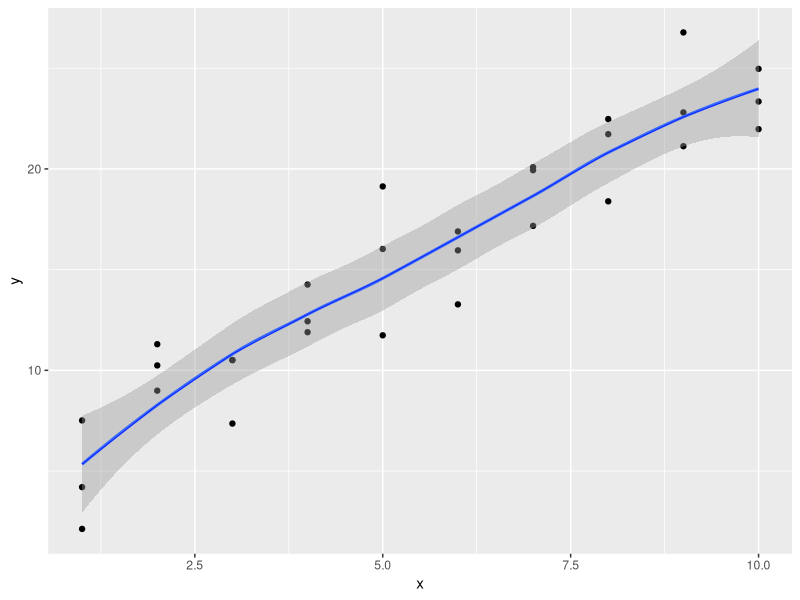
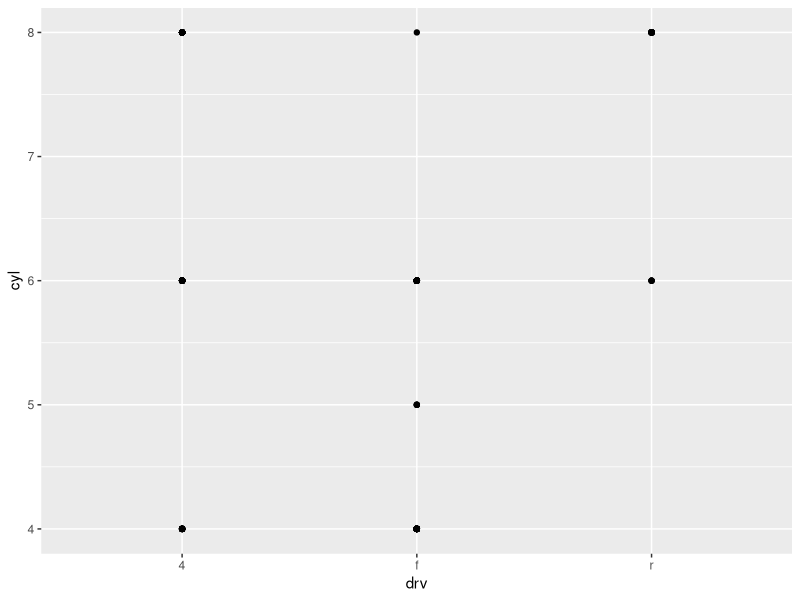
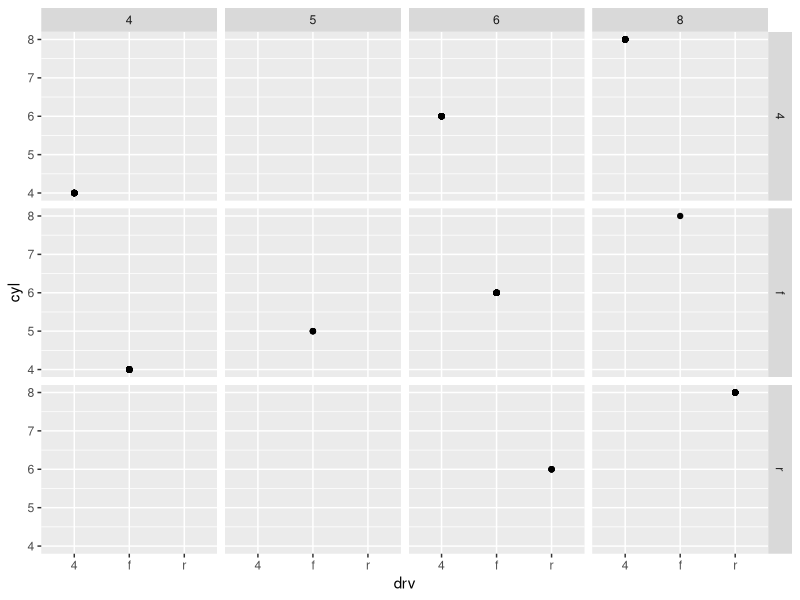
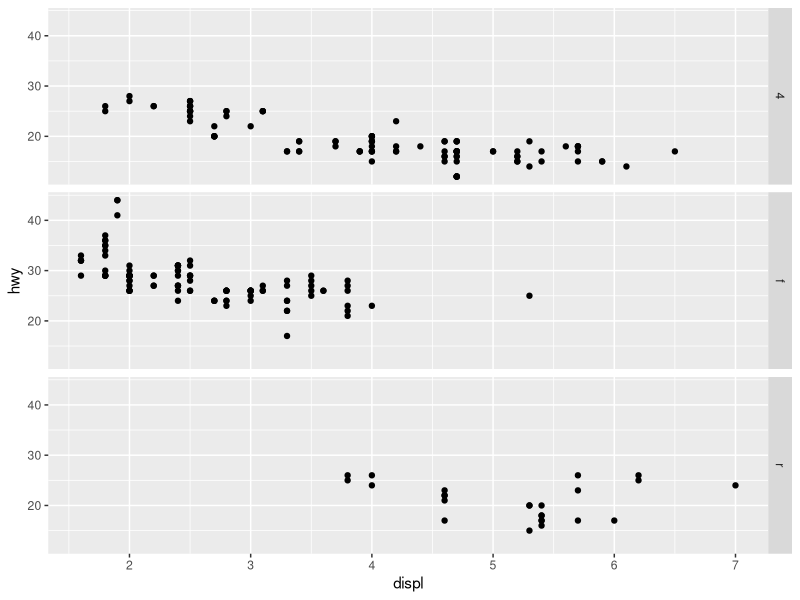
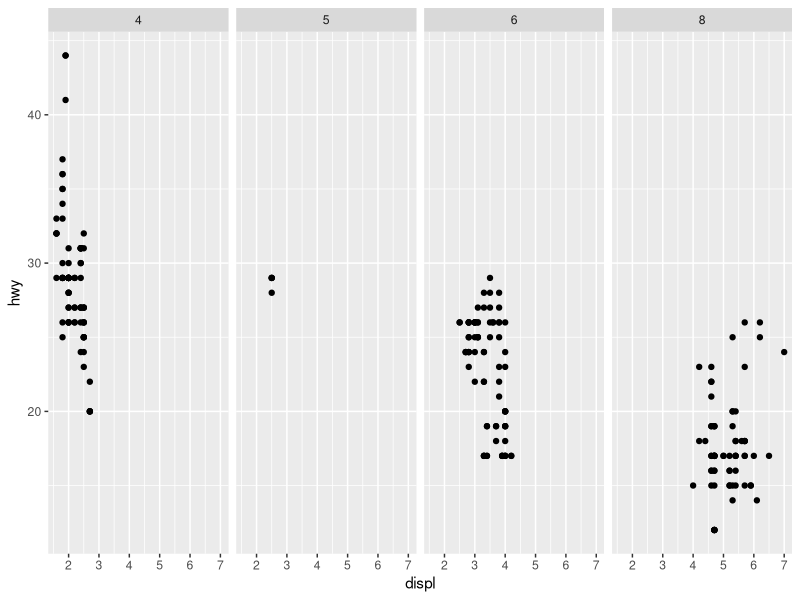

Write the R code that produced these figures, in order.
## ---- chunk 1
library(tidyverse)
library(modelr)
options(na.action = na.warn)
## ---- chunk 2
grid <- sim1 %>% data_grid(x) 
grid
## ---- chunk 3
sim1_mod_loess <- loess(y ~ x, data=sim1)
grid <- sim1 %>% data_grid(x) %>% add_predictions(sim1_mod_loess) 

ggplot(sim1, aes(x = x)) + geom_point(aes(y = y)) + geom_smooth(aes(y = y)) + geom_line(aes(y = pred), data = grid, colour = "blue", size = .2)
## ---- chunk 4
mod_int <- lm(y~x1*x2, data = sim3) 
summary(mod_int) 
mod_line<- lm(y~x1 + x2, data = sim3)
summary(mod_line)
model_matrix(sim3, mod_int)
model_matrix(sim3, mod_line)
## ---- chunk 5
mod1 <- lm(y ~ x1 + x2, data = sim3)

mod_1 <-function(data){
matrix_x=as.matrix(model_matrix(y~x1+x2, data=sim3))
matrix_Y=matrix(sim3$y, ncol=1)
beta=solve(t(matrix_x) %*% matrix_x) %*% t(matrix_x) %*% matrix_Y
return(beta)
}

mod_1(sim3)

mod2 <- lm(y ~ x1 * x2, data = sim3)
mod_2<-function(data){
matrix_x=as.matrix(model_matrix(y~x1*x2, data=sim3))
matrix_Y=matrix(sim3$y, ncol=1)
beta=solve(t(matrix_x) %*% matrix_x) %*% t(matrix_x) %*% matrix_Y
return(beta)
}

mod_2(sim3)
## ---- chunk 6
ggplot(data = mpg) + geom_point(mapping = aes(x = drv, y = cyl))

ggplot(data = mpg) + geom_point(mapping = aes(x = drv, y = cyl)) + facet_grid(drv ~ cyl)
## ---- chunk 7
ggplot(data = mpg) + 
  geom_point(mapping = aes(x = displ, y = hwy)) +
  facet_grid(drv ~ .)

ggplot(data = mpg) + 
  geom_point(mapping = aes(x = displ, y = hwy)) +
  facet_grid(. ~ cyl)
